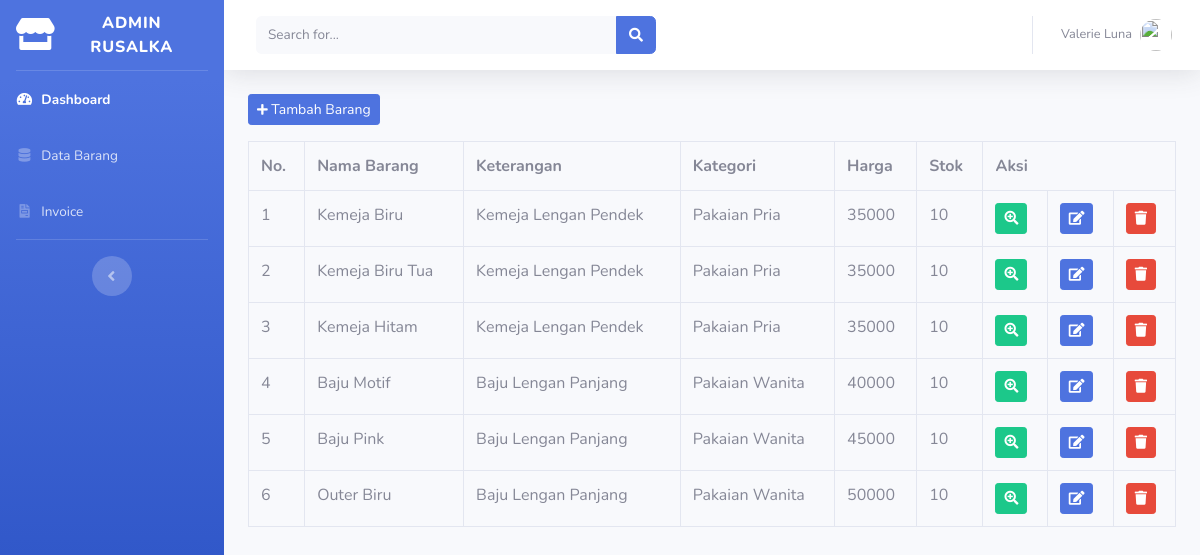
The page /index.php/admin/data_barang on the database as committed earlier.
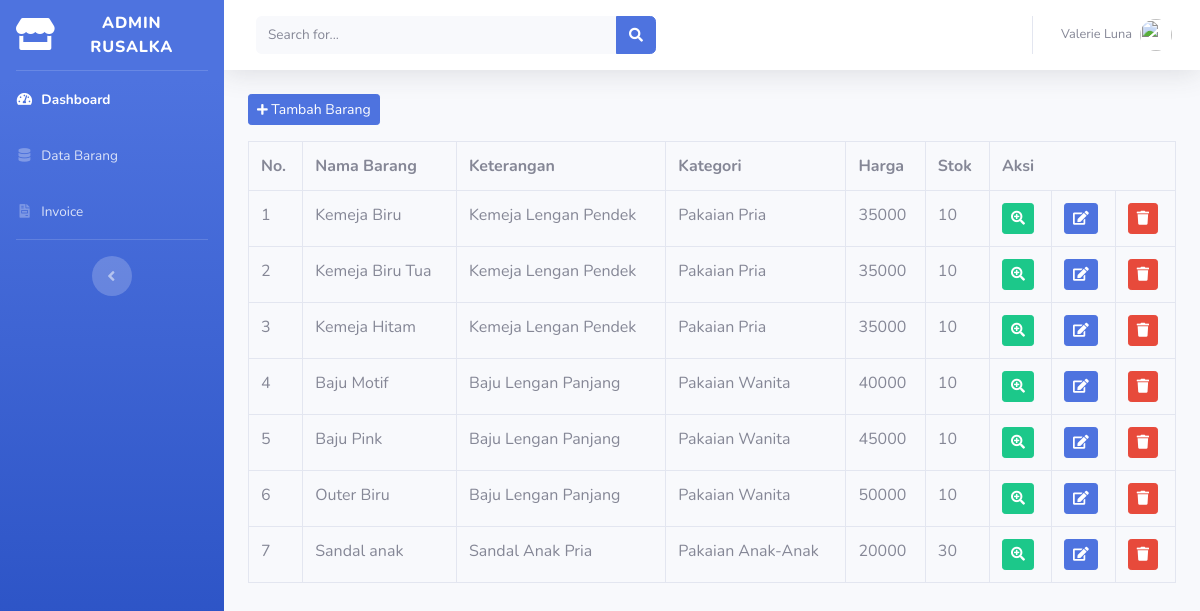
The same page on the database as committed later.
### tables this page shows
CREATE TABLE `tb_barang` (
  `id_brg` int(11) NOT NULL,
  `nama_brg` varchar(120) NOT NULL,
  `keterangan` varchar(225) NOT NULL,
  `kategori` varchar(60) NOT NULL,
  `harga` int(11) NOT NULL,
  `stok` int(4) NOT NULL,
  `gambar` text NOT NULL
);

### application/controllers/admin/data_barang.php (called while the page is built, shortened)
<?php
class Data_barang extends CI_Controller
{
    public function index()
    {
        $data['barang'] = $this->model_barang->tampil_data()->result();
        $this->load->view('templates_admin/header');
        $this->load->view('templates_admin/sidebar');
        $this->load->view('admin/data_barang', $data);
        $this->load->view('templates_admin/footer');
    }
}

### index.php (called while the page is built, shortened)
<?php
require_once BASEPATH.'core/CodeIgniter.php';

### application/models/model_barang.php (called while the page is built, shortened)
<?php
class Model_barang extends CI_Model
{
    public function tampil_data()
    {
        return $this->db->get('tb_barang');
    }
}

### application/views/admin/data_barang.php (the view, shortened to what this page needs)
<div class="container-fluid">
    <button class="btn btn-sm btn-primary mb-3" data-toggle="modal" data-target="#tambah_barang"><i class="fas fa-plus fa-sm"></i> Tambah Barang</button>
    <table class="table table-bordered">
        <tr>
            <th>No.</th>
            <th>Nama Barang</th>
            <th>Keterangan</th>
            <th>Kategori</th>
            <th>Harga</th>
            <th>Stok</th>
            <th colspan="3">Aksi</th>
        </tr>
        <?php
        $no = 1;
        foreach ($barang as $brg) : ?>
            <tr>
                <td><?php echo $no++ ?></td>
                <td><?php echo $brg->nama_brg ?></td>
                <td><?php echo $brg->keterangan ?></td>
                <td><?php echo $brg->kategori ?></td>
                <td><?php echo $brg->harga ?></td>
                <td><?php echo $brg->stok ?></td>
                <td>
                    <div class="btn btn-success btn-sm"><i class="fas fa-search-plus"></i></div>
                </td>
                <td>
                    <?php echo anchor('admin/data_barang/edit/' . $brg->id_brg, '<div class="btn btn-primary btn-sm"><i class="fas fa-edit"></i></div>') ?>
                </td>
                <td>
                    <?php echo anchor('admin/data_barang/hapus/' . $brg->id_brg, '<div class="btn btn-danger btn-sm"><i class="fas fa-trash"></i></div>') ?>
                </td>
            </tr>
        <?php endforeach; ?>
    </table>
</div>

Rows that differ between the two databases and show on the page:
added tb_barang: nama_brg "Sandal anak", keterangan "Sandal Anak Pria", kategori "Pakaian Anak-Anak", harga "20000", stok "30"
